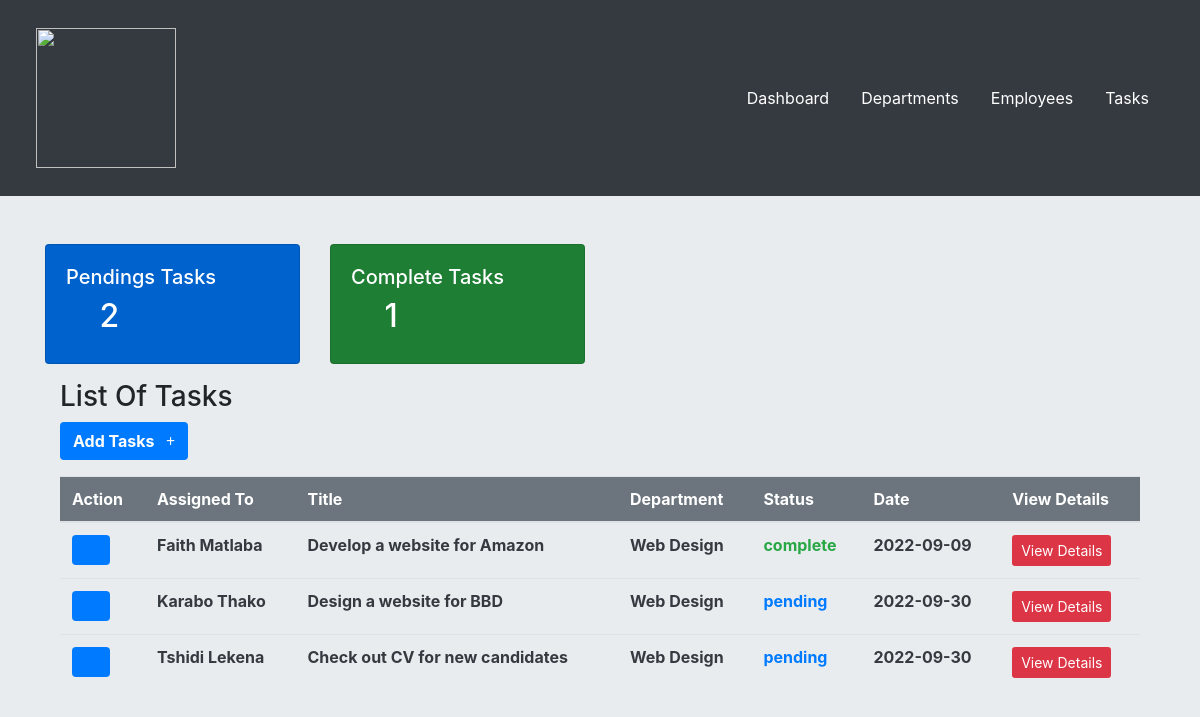
/add_task.php, run on the app's committed database.
### tables this page shows
CREATE TABLE `tasks` (
  `taskId` int(11) NOT NULL,
  `taskTitle` varchar(255) NOT NULL,
  `taskDescription` varchar(255) NOT NULL,
  `taskDepartment` varchar(255) NOT NULL,
  `assignedUser` varchar(255) NOT NULL,
  `taskStatus` varchar(255) NOT NULL,
  `taskDate` varchar(255) NOT NULL,
  `assignedUserEmail` varchar(255) NOT NULL
);

### add_task.php (the view, shortened to what this page needs)
<?php
	require("connection.php");
	$taskTbl = "tasks";
	$pendingTasksSql = "SELECT taskStatus FROM $taskTbl WHERE taskStatus='pending';";
	$pendingTasksQuery = mysqli_query($connection,$pendingTasksSql);
	$numOfPendingTasks = mysqli_num_rows($pendingTasksQuery);
	$taskTbl = "tasks";
	$completeTasksSql = "SELECT taskStatus FROM $taskTbl WHERE taskStatus='complete';";
	$completeTasksQuery = mysqli_query($connection,$completeTasksSql);
	$numOfCompleteTasks = mysqli_num_rows($completeTasksQuery);
?>
<html lang="en">
	<head>
		<link href="css/bootstrap.min.css" rel="stylesheet"/>
		<link href="css/all.min.css" rel="stylesheet"/>
		<link href="css/style.css" rel="stylesheet"/>
	</head>
	<body>
		<div class="nav-wrapper  bg-dark text-white">
			<div class="container nav-child-wrapper d-flex align-items-center">
				<div class="logo-wrapper text-center">
					<li class="nav-link">
						<a href="#">
							<img src="images/logo.png" height="180" class=" logo"/>
						</a>
					</li>
				</div>
				<div class="list-items-wrapper text-center container d-none d-sm-none d-md-flex justify-content-end">
					<li class="nav-link">
						<a href="dashboard.php" class="text-white">
							Dashboard
						</a>
					</li>
					<li class="nav-link">
						<a href="add_department.php" class="text-white">
							Departments
						</a>
					</li>
					<li class="nav-link">
						<a href="add_employee.php" class="text-white">
							Employees
						</a>
					</li>
					<li class="nav-link">
						<a href="add_task.php" class="text-white">
							Tasks
						</a>
					</li>
				</div>
			</div>
		</div>
		<div class="dashboard-wrapper">
			<div class="dashboard-child-wrapper container py-5">
				<div class="dashboard-content row">
					<div class="col-12 col-sm-12 col-md-3">
						<div class="card pending_task_card d-flex h-100">
							<div class="card-body">
								<h5 class="pending_task_caption text-white">Pendings Tasks</h5>
								<h2 class="text-white pending_tasks_caption">
									<i class="fa-solid fa-clipboard-list"></i>
									<?php echo($numOfPendingTasks) ?>
								</h2>
							</div>
						</div>
					</div>
					<div class="col-12 col-sm-12 col-md-3">
						<div class="card complete_tasks_card d-flex h-100">
							<div class="card-body">
								<h5 class="complete_task_caption text-white">Complete Tasks</h5>
								<h2 class="text-white complete_task_caption">
									<i class="fa-solid fa-list-check"></i>
									<?php echo($numOfCompleteTasks) ?>
								</h2>
							</div>
						</div>
					</div>
				</div>
				<div class="table-wrapper py-2 container-fluid" style="overflow-x:auto;">
					<h3 class="mt-2">List Of Tasks</h3>
					<form action="<?php echo($_SERVER['PHP_SELF']) ?>" method="POST">
						<button type="submit" name="add_task_btn" class="btn btn-md bg-primary text-white font-weight-bold">
							Add Tasks &nbsp; <i class="fa-solid fa-plus"></i>
						</button>
					</form>
					<table class="table mt-3" style="border-collapse:collapse">
						<thead class="bg-secondary">
							<tr>
								<th class="text-white" scope="col">Action</th>
								<th class="text-white"  scope="col">Assigned To</th>
								<th class="text-white"  scope="col">Title</th>
								<th class="text-white"  scope="col">Department</th>
								<th class="text-white"  scope="col">Status</th>
								<th class="text-white"  scope="col">Date</th>
								<th class="text-white" scope="col">View Details</th>
							</tr>
						</thead>
						<tbody>
							<?php
								$sql = "SELECT * FROM $taskTbl";
								$results = mysqli_query($connection,$sql);
								if(mysqli_num_rows($results)>0){
									while($row = mysqli_fetch_assoc($results)){
										$taskTitle = $row['taskTitle'];
										$taskDepartment = $row['taskDepartment'];
										$assignedTo = $row['assignedUser'];
										$taskStatus = $row['taskStatus'];
										$taskDate = $row['taskDate'];
							?>
								<tr>
									<form action="<?php echo(htmlspecialchars($_SERVER['PHP_SELF'])) ?>" method="post">
										<td class="text-dark font-weight-bold">
											<div class="d-flex">
												<form action="<?php echo(htmlspecialchars($_SERVER['PHP_SELF'])) ?>" method="post">
													<button type="submit"  name="edit_task_button" class="btn bg-primary text-white">
														<i class="fas fa-edit"></i>
													</button>
												</form>
											</div>
										</td>
										<div class="tableValues">
											<td class="text-dark font-weight-bold" id="">
												<?php echo($assignedTo) ?>
											</td>
											<td class="text-dark font-weight-bold" id="">
												<?php echo($taskTitle) ?>
											</td>
											<td class="text-dark font-weight-bold" id="">
												<?php echo($taskDepartment) ?>
											</td>
											<?php
												if($taskStatus=="complete"){
													$taskStatusColor = "text-success";
												}
												else{
													$taskStatusColor = "text-primary";
												}
											?>
											<td class="font-weight-bold <?php echo($taskStatusColor) ?>" id="">
												<?php echo($taskStatus) ?>
											</td>
											<td class="text-dark font-weight-bold" id="">
												<?php echo($taskDate) ?>
											</td>
											<td class="text-dark font-weight-bold">
												<form action="<?php echo(htmlspecialchars($_SERVER['PHP_SELF'])) ?>" method="post">
													<input type="submit" class="btn btn-sm bg-danger text-white" value="View Details" name="detailedBtn" />
												</form>
											</td>
										</div>
									</form>
								</tr>
							<?php
									}
								}
							?>
						</tbody>
					</table>
				</div>
			</div>
		</div>
	</body>
</html>

### css/style.css (style rules this page uses)
* { margin:0; padding:0; list-style:none; text-decoration:none; }
body { background-color:#e9ecef; }
.nav-child-wrapper { max-width:1600px; padding:20px; }
.logo { height:140px; }
.pending_task_card { background-color:#0062cc; }
.complete_tasks_card { background-color:#1e7e34; }

### data on the page
tasks: assignedUser "Faith Matlaba", taskTitle "Develop a website for Amazon", taskDepartment "Web Design", taskStatus "complete", taskDate "2022-09-09"
tasks: assignedUser "Karabo Thako", taskTitle "Design a website for BBD", taskDepartment "Web Design", taskStatus "pending", taskDate "2022-09-30"
tasks: assignedUser "Tshidi Lekena", taskTitle "Check out CV for new candidates", taskDepartment "Web Design", taskStatus "pending", taskDate "2022-09-30"

### other printed values
$numOfPendingTasks "2"
$numOfCompleteTasks "1"
